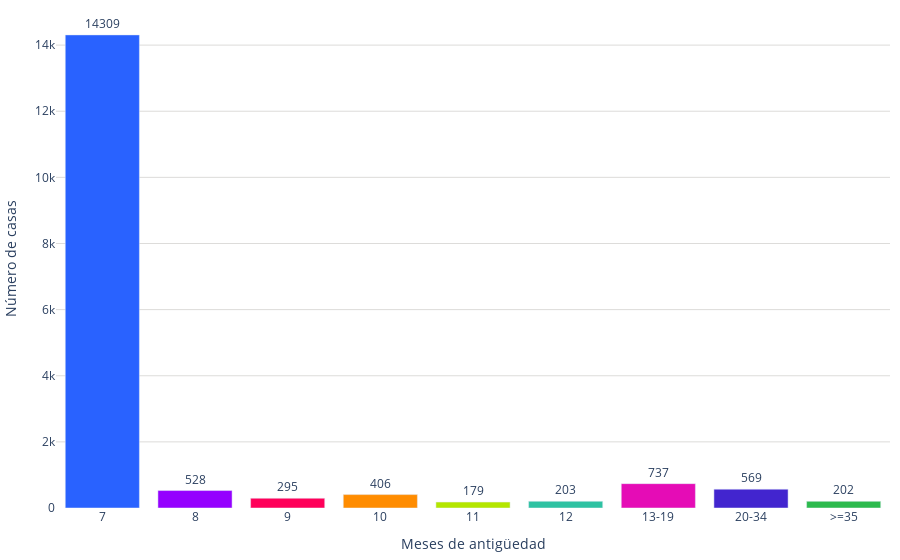

Notebook code for this chart:
### Code cell
fig = go.Figure()
colores = ['#2962ff', '#9500ff', '#ff0059', '#ff8c00', '#b4e600', '#2EC2A2','#E50CB6','#4225CF','#2CBA4D']
count = df_acumulado['count']

fig.add_trace(go.Bar(
    x=df_acumulado['antiguedad_categoria'], 
    y=df_acumulado['count'], 
    marker_color=colores,  # Especifica los colores de las barras
    text=count,  # Texto que se mostrará en las barras 
    textposition='outside',  # Posición del texto (puede ser 'inside' o 'outside')
    #texttemplate='%{text:.1f}%',  # Formato del texto (porcentaje con un decimal)
))
# Personalizar el diseño de la gráfica
fig.update_layout(
    #title='Meses de antigüedad',  # Título de la gráfica
   xaxis=dict(title='Meses de antigüedad'),  # Título del eje x
    yaxis=dict(
        title='Número de casas', # Título del eje y
        gridcolor='#dddcda', # Color de las líneas que dividen los rangos del eje Y
         gridwidth=1,
    ),  
    margin=dict(l=10, r=10, t=10, b=10),  # Ajusta los márgenes (left, right, top, bottom)        
    plot_bgcolor='rgba(0,0,0,0)',  # Color de fondo del gráfico
)

# Exportar gráfica como archivo HTML
def guardar_grafico_como_html(fig, nombre_archivo, carpeta='assets/graficas'):
    # Crear la carpeta si no existe
    if not os.path.exists(carpeta):
        os.makedirs(carpeta)
    
    # Gráfica como archivo HTML en la carpeta especificada
    pio.write_html(fig, f'{carpeta}/{nombre_archivo}.html')

# Exportar
guardar_grafico_como_html(fig, 'g_bar_tiempoventa_total', carpeta='assets/graficas')

fig.show()

### Figure 1 — Plotly figure (JSON) as saved in the notebook; plotly's stock layout.template omitted (floating-point values rounded to 4 significant figures)
{"data": [{"marker": {"color": ["#2962ff", "#9500ff", "#ff0059", "#ff8c00", "#b4e600", "#2EC2A2", "#E50CB6", "#4225CF", "#2CBA4D"]}, "text": [14309, 528, 295, 406, 179, 203, 737, 569, 202], "textposition": "outside", "type": "bar", "x": ["7", "8", "9", "10", "11", "12", "13-19", "20-34", ">=35"], "y": [14309, 528, 295, 406, 179, 203, 737, 569, 202]}], "layout": {"margin": {"b": 10, "l": 10, "r": 10, "t": 10}, "plot_bgcolor": "rgba(0,0,0,0)", "xaxis": {"title": {"text": "Meses de antigüedad"}}, "yaxis": {"gridcolor": "#dddcda", "gridwidth": 1, "title": {"text": "Número de casas"}}}}
